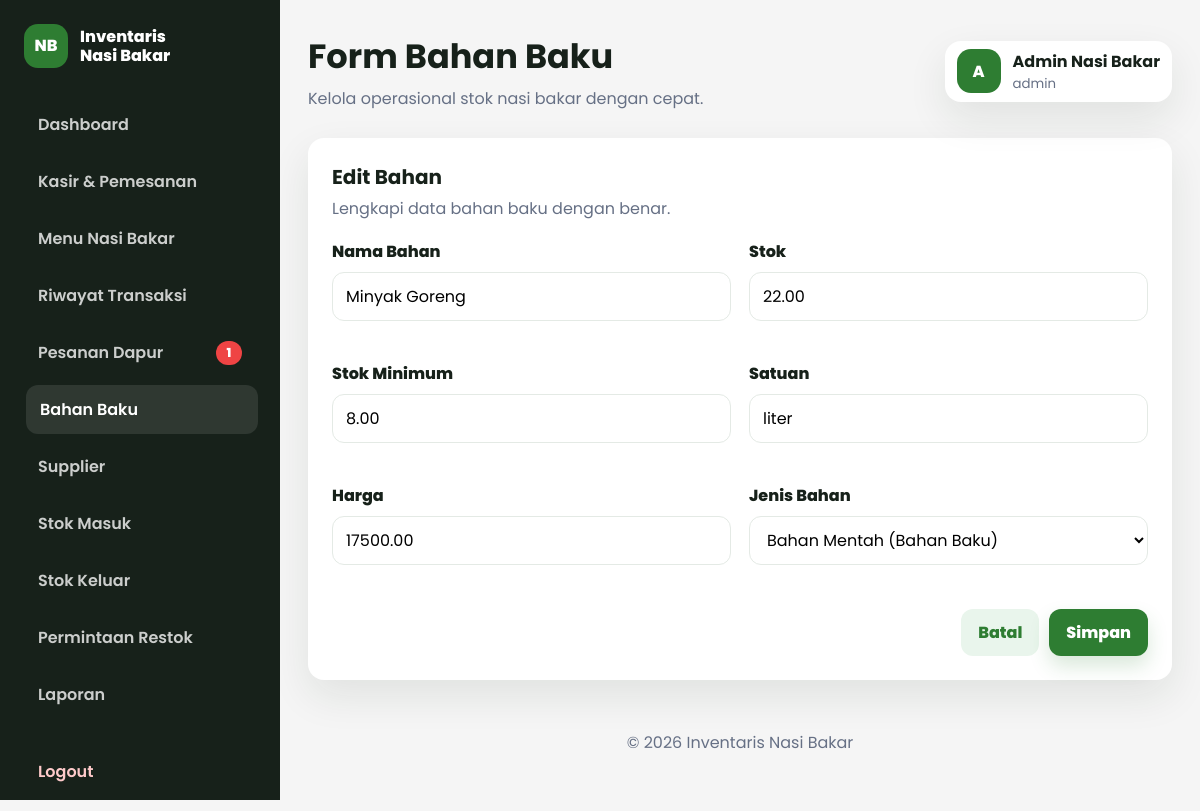
Page /dashboard/bahan/form.php?id=10 (signed in) on the committed database.
### tables this page shows
CREATE TABLE bahan_baku (
    id INT AUTO_INCREMENT PRIMARY KEY,
    nama_bahan VARCHAR(120) NOT NULL,
    stok DECIMAL(10,2) NOT NULL DEFAULT 0,
    stok_minimum DECIMAL(10,2) NOT NULL DEFAULT 10,
    satuan VARCHAR(30) NOT NULL,
    harga DECIMAL(12,2) NOT NULL DEFAULT 0,
    jenis ENUM('mentah', 'jadi') NOT NULL DEFAULT 'mentah',
    created_at TIMESTAMP DEFAULT CURRENT_TIMESTAMP
);

### includes/functions.php (called while the page is built, shortened)
<?php
function e(?string $value): string
{
    return htmlspecialchars((string) $value, ENT_QUOTES, 'UTF-8');
}
function fetch_one_stmt(mysqli_stmt $stmt): ?array
{
    mysqli_stmt_execute($stmt);
    $result = mysqli_stmt_get_result($stmt);
    $row = mysqli_fetch_assoc($result);
    return $row ?: null;
}

### dashboard/bahan/form.php (the view, shortened to what this page needs)
<?php
require_once __DIR__ . '/../../config/koneksi.php';
require_once __DIR__ . '/../../includes/functions.php';
$id = (int) ($_GET['id'] ?? 0);
$data = ['nama_bahan' => '', 'stok' => '', 'stok_minimum' => '10', 'satuan' => '', 'harga' => ''];
if ($id > 0) {
    $stmt = mysqli_prepare($conn, 'SELECT * FROM bahan_baku WHERE id = ?');
    mysqli_stmt_bind_param($stmt, 'i', $id);
    $row = fetch_one_stmt($stmt);
    $data = $row;
}
include __DIR__ . '/../../includes/header.php';
?>
<section class="panel form-panel">
    <div class="panel-header">
        <div>
            <h2><?= $id ? 'Edit Bahan' : 'Tambah Bahan'; ?></h2>
            <p>Lengkapi data bahan baku dengan benar.</p>
        </div>
    </div>
    <form class="data-form" action="simpan.php" method="post" data-validate>
        <div class="form-grid">
            <div class="form-group">
                <label for="nama_bahan">Nama Bahan</label>
                <input id="nama_bahan" name="nama_bahan" value="<?= e($data['nama_bahan']); ?>" required>
                <small class="error-message"></small>
            </div>
            <div class="form-group">
                <label for="stok">Stok</label>
                <input id="stok" type="number" min="0" step="0.01" name="stok" value="<?= e((string) $data['stok']); ?>" required>
                <small class="error-message"></small>
            </div>
            <div class="form-group">
                <label for="stok_minimum">Stok Minimum</label>
                <input id="stok_minimum" type="number" min="0" step="0.01" name="stok_minimum" value="<?= e((string) ($data['stok_minimum'] ?? 10)); ?>" required>
                <small class="error-message"></small>
            </div>
            <div class="form-group">
                <label for="satuan">Satuan</label>
                <input id="satuan" name="satuan" value="<?= e($data['satuan']); ?>" placeholder="kg, pcs, ikat" required>
                <small class="error-message"></small>
            </div>
            <div class="form-group">
                <label for="harga">Harga</label>
                <input id="harga" type="number" min="0" name="harga" value="<?= e((string) $data['harga']); ?>" required>
                <small class="error-message"></small>
            </div>
            <div class="form-group">
                <label for="jenis">Jenis Bahan</label>
                <select id="jenis" name="jenis" required>
                    <option value="mentah" <?= ($data['jenis'] ?? 'mentah') === 'mentah' ? 'selected' : ''; ?>>Bahan Mentah (Bahan Baku)</option>
                </select>
                <small class="error-message"></small>
            </div>
        </div>
        <div class="form-actions">
            <a class="btn btn-secondary" href="index.php">Batal</a>
            <button class="btn btn-primary" type="submit">Simpan</button>
        </div>
    </form>
</section>
<?php include __DIR__ . '/../../includes/footer.php'; ?>

### assets/css/dashboard.css (style rules this page uses)
:root { --primary: #2E7D32; --primary-dark: #1B5E20; --secondary: #F5F5F5; --accent: #FFC107; --danger: #EF4444; --text: #17211A; --muted: #667085; --border: #E4EAE5; --white: #FFFFFF; --shadow: 0 16px 40px rgba(22, 39, 24, 0.09); }
* { box-sizing: border-box; }
body { margin: 0; font-family: "Poppins", sans-serif; color: var(--text); background: var(--secondary); overflow-x: hidden; }
a { color: inherit; text-decoration: none; }
button, input, textarea, select { font: inherit; }
.stat-card, .panel { border-radius: 16px; background: var(--white); box-shadow: var(--shadow); }
.panel { padding: 24px; margin-bottom: 24px; }
.panel-header { display: flex; align-items: center; justify-content: space-between; gap: 16px; margin-bottom: 18px; min-width: 0; }
.panel-header h2 { margin: 0; font-size: 1.25rem; overflow-wrap: anywhere; }
.panel-header p { margin: 4px 0 0; color: var(--muted); }
.btn, .btn-small { min-height: 44px; display: inline-flex; align-items: center; justify-content: center; border: 1px solid transparent; border-radius: 12px; padding: 10px 16px; font-weight: 800; cursor: pointer; transition: background 0.2s ease, transform 0.2s ease, box-shadow 0.2s ease; text-align: center; white-space: normal; }
.btn-primary { background: var(--primary); color: var(--white); box-shadow: 0 10px 20px rgba(46, 125, 50, 0.18); }
.btn-secondary { background: #E9F5EC; color: var(--primary); }
.data-form { width: 100%; }
.form-grid { display: grid; grid-template-columns: repeat(2, minmax(0, 1fr)); gap: 18px; }
.form-group label { display: block; margin-bottom: 8px; font-weight: 800; }
.form-group input, .form-group select, .form-group textarea { width: 100%; min-height: 46px; border: 1px solid var(--border); border-radius: 12px; padding: 11px 13px; background: var(--white); outline: none; transition: border-color 0.2s ease, box-shadow 0.2s ease; }
.error-message { min-height: 18px; display: block; margin-top: 4px; color: var(--danger); font-size: 0.82rem; }
.form-actions { display: flex; justify-content: flex-end; gap: 10px; margin-top: 22px; }

### rows in the picture
bahan_baku: nama_bahan "Minyak Goreng", stok "22.00", stok_minimum "8.00", satuan "liter", harga "17500.00", jenis "Bahan Mentah (Bahan Baku)"

### other values in the picture
$sidebarNotifPesananBaru "1"
$pageTitle "Form Bahan Baku"
$initial "A"
$adminName "Admin Nasi Bakar"
$roleLabel "admin"
